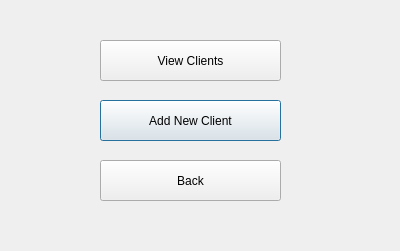
<?xml version="1.0" encoding="UTF-8"?>
<ui version="4.0">
 <class>staffpageclient</class>
 <widget class="QDialog" name="staffpageclient">
  <property name="geometry">
   <rect>
    <x>0</x>
    <y>0</y>
    <width>400</width>
    <height>251</height>
   </rect>
  </property>
  <property name="windowTitle">
   <string>Dialog</string>
  </property>
  <widget class="QPushButton" name="addNewAnimal">
   <property name="geometry">
    <rect>
     <x>100</x>
     <y>100</y>
     <width>181</width>
     <height>41</height>
    </rect>
   </property>
   <property name="text">
    <string>Add New Client</string>
   </property>
  </widget>
  <widget class="QPushButton" name="backButton_1">
   <property name="geometry">
    <rect>
     <x>100</x>
     <y>160</y>
     <width>181</width>
     <height>41</height>
    </rect>
   </property>
   <property name="text">
    <string>Back</string>
   </property>
  </widget>
  <widget class="QPushButton" name="viewAnimals">
   <property name="geometry">
    <rect>
     <x>100</x>
     <y>40</y>
     <width>181</width>
     <height>41</height>
    </rect>
   </property>
   <property name="text">
    <string>View Clients</string>
   </property>
  </widget>
 </widget>
 <resources/>
 <connections/>
</ui>
